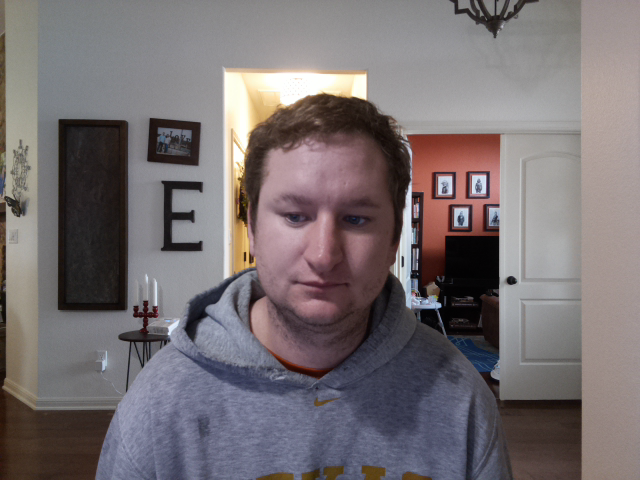
#> input picture faceRecognition/facePics/mark_evans/000.png, 640 x 480 px, found by its file name; its folder holds 3 pictures in this run
$ python trainPics.py facePics/mark_evans/000.png
#> lines starting #> are read from the running program, lines starting #| are printed output that depends on the picture
import os
import cv2
import sys
import numpy


currentDir = "/home/pi/PiProjects/faceRecognition"
facePics = os.path.join(currentDir, "facePics")
modelsDir = os.path.join(currentDir, "models")

# initialize face detection and recognizer
recognizer = cv2.face.LBPHFaceRecognizer_create()
detector = cv2.CascadeClassifier("/home/pi/opencv/data/haarcascades/haarcascade_frontalface_default.xml")

# initialize list of name folders to grab their images
names = os.listdir(facePics)

# list each image path and each id for recognizer
imagePaths = []
ids = []
faceSamples = []

# create list name with id for identification in face recognition
nameIDs = []

# loop through name folders
for i, name in enumerate(names):

	# append id and name
	nameIDs.append((i, name))
	# get list of images in name folder
	namePics = os.listdir(os.path.join(facePics, name))

	# loop through list of pics
	for pic in namePics:
		# add imagePath and id for faceRecognition
		imagePaths.append(os.path.join(facePics, name, pic))
		ids.append(i)

for image in imagePaths:

	# read image and convert to gray scale
	frame = cv2.imread(image)
#> frame is the input picture: shape (480, 640, 3); mean B, G, R 113.9, 111.6, 119.4
	orig = frame.copy()
	gray = cv2.cvtColor(frame, cv2.COLOR_BGR2GRAY)
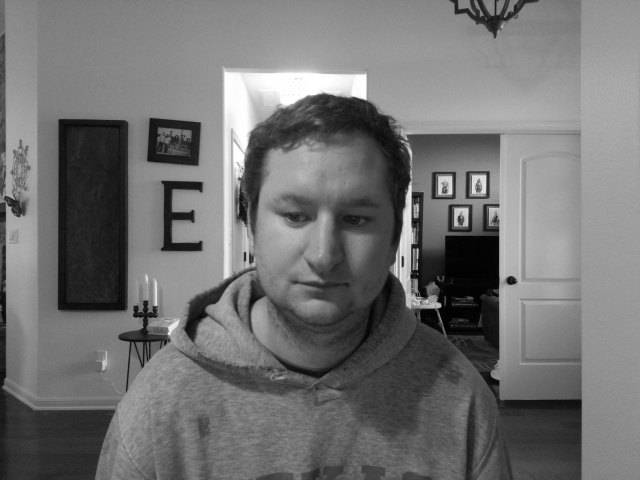
#> gray: shape (480, 640); min 1, max 255, mean 114.2

	# find face in images, cut image to box of fce
	faces = detector.detectMultiScale(gray)
#> faces = [[239, 149, 174, 174]]

	for (x,y,w,h) in faces:
		cv2.rectangle(frame, (x, y), (x + w, y + h), (0, 255, 0), 2)
		cv2.imshow("Press 's' to save face; Press 'd' to delete face", frame)
		key = cv2.waitKey() & 0xFF

		if key == ord("s"):
			faceSamples.append(gray[y:y+h,x:x+w])
			frame = orig

		if key == ord("d"):
			frame = orig
			continue
#> this loop made 1 pass; (key Esc is pressed on pass 1)
#> pass 1, `cv2.imshow("Press 's' to save face; Press 'd' to delete face", frame)`:
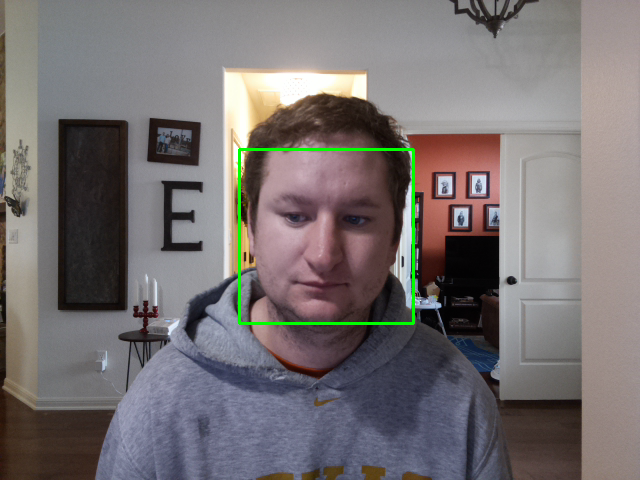
#> window "Press 's' to save face; Press ": shape (480, 640, 3); mean B, G, R 113.3, 112.7, 118.6
#> after the loop, faceSamples = []
#> pass 2 of the loop `for image in imagePaths:`:
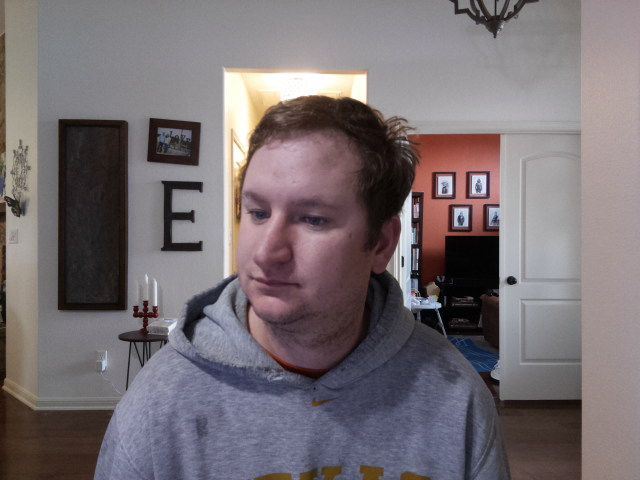
#> input picture faceRecognition/facePics/mark_evans/001.png, 640 x 480 px, found by its file name
#> frame is the input picture: shape (480, 640, 3); mean B, G, R 115, 111.2, 119.6
#> `gray = cv2.cvtColor(frame, cv2.COLOR_BGR2GRAY)`:
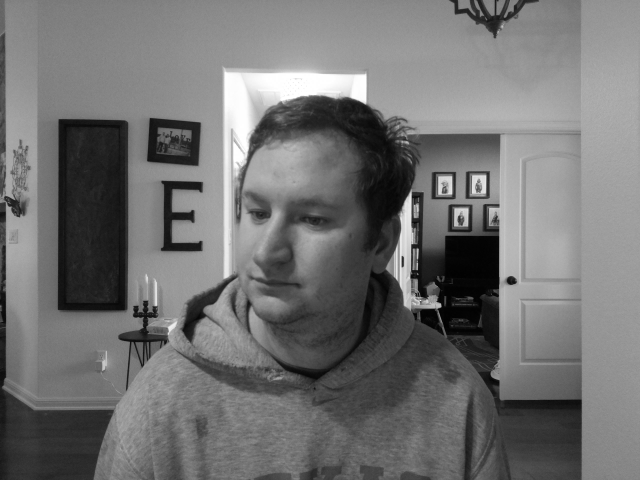
#> gray: shape (480, 640); min 1, max 255, mean 114.1
#> faces = [[207, 156, 145, 145]]
#> the loop `for (x,y,w,h) in faces:` made 1 pass; (key Enter is pressed on pass 1)
#> pass 1, `cv2.imshow("Press 's' to save face; Press 'd' to delete face", frame)`:
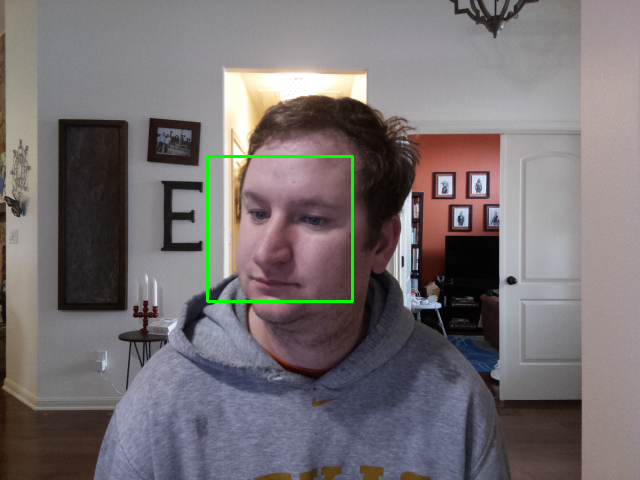
#> window "Press 's' to save face; Press ": shape (480, 640, 3); mean B, G, R 114.4, 112, 118.9
#> pass 3 of the loop `for image in imagePaths:`:
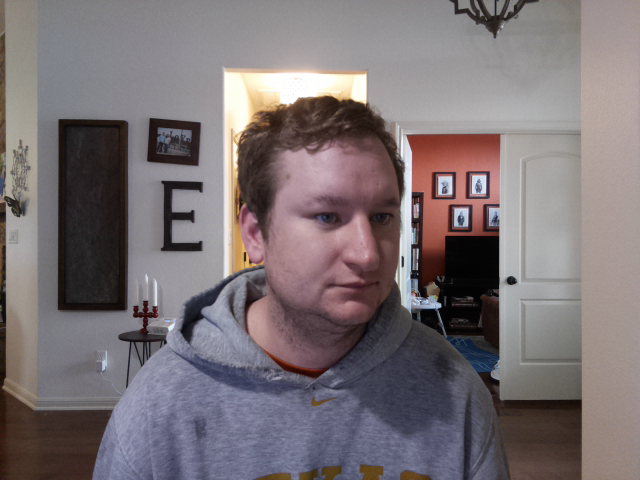
#> input picture faceRecognition/facePics/mark_evans/002.png, 640 x 480 px, found by its file name
#> frame is the input picture: shape (480, 640, 3); mean B, G, R 117.1, 113.8, 123.3
#> `gray = cv2.cvtColor(frame, cv2.COLOR_BGR2GRAY)`:
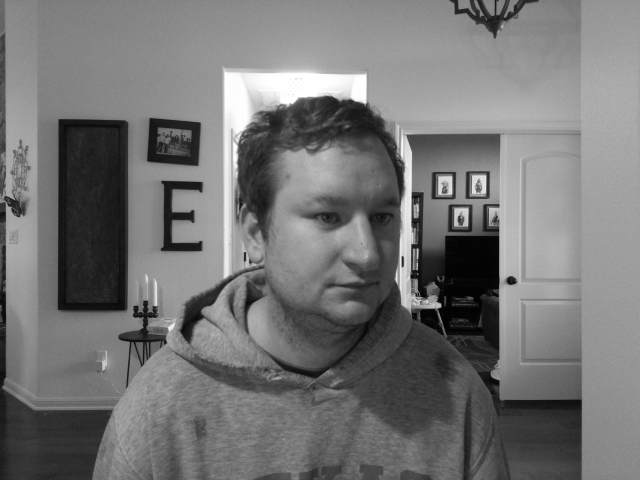
#> gray: shape (480, 640); min 1, max 255, mean 117
#> faces = [[257, 152, 168, 168]]
#> the loop `for (x,y,w,h) in faces:` made 1 pass
#> pass 1, `cv2.imshow("Press 's' to save face; Press 'd' to delete face", frame)`:
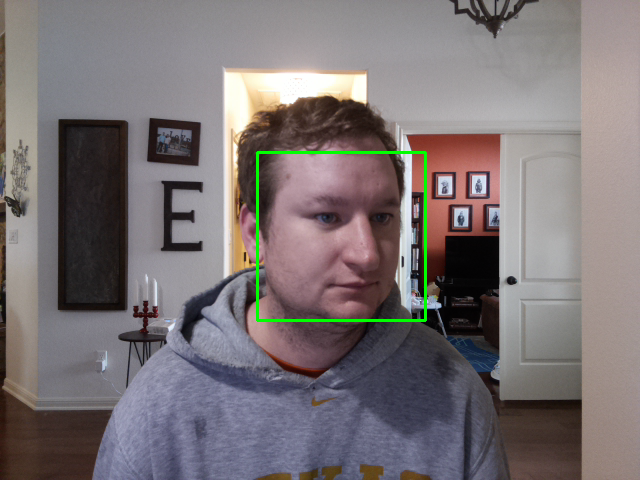
#> window "Press 's' to save face; Press ": shape (480, 640, 3); mean B, G, R 116.6, 115, 122.6


#> (the run stopped early here; a loop or call above may not have finished)
